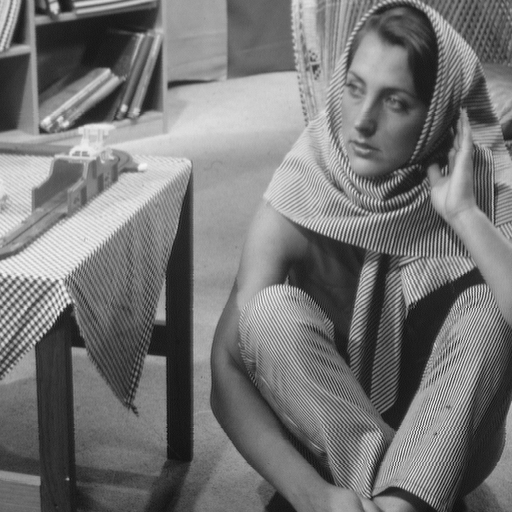
#> input picture IBM_AI_Engineering/Image_With_Python/WK02/src/barbara.png, 512 x 512 px, given in place of lenna.png, which was not available
$ python Images_with_PIL.py
#> lines starting #> are read from the running program, lines starting #| are printed output that depends on the picture; pictures that were not available may be replaced by others from this repository, and a replacement may not be noted
# %%
# download the image and set the name
# wget 'https://cf-courses-data.s3.us.cloud-object-storage.appdomain.cloud/IBMDeveloperSkillsNetwork-CV0101EN-SkillsNetwork/images%20/images_part_1/lenna.png' -O lenna.png
# wget 'https://cf-courses-data.s3.us.cloud-object-storage.appdomain.cloud/IBMDeveloperSkillsNetwork-CV0101EN-SkillsNetwork/images%20/images_part_1/baboon.png' -O baboon.png
# wget 'https://cf-courses-data.s3.us.cloud-object-storage.appdomain.cloud/IBMDeveloperSkillsNetwork-CV0101EN-SkillsNetwork/images%20/images_part_1/barbara.png' -O barbara.png


import os

import PIL.Image as Image
# %%
import matplotlib.pyplot as plt
import numpy as np
from PIL import ImageOps

# %%
# set the src , dst dir path
src_dir = os.path.join(os.getcwd(), 'src')
dst_dir = os.path.join(os.getcwd(), 'dst')

# %%
# show the original image
img_lenna = Image.open(os.path.join(src_dir, 'lenna.png'))
#> img_lenna is the input picture: PIL image 512x512 L; min 12, max 246, mean 117.4
type(img_lenna)
img_lenna.show()
# %%
# set the image size and shown by plt
plt.figure(figsize=(10, 10))
plt.imshow(img_lenna)
plt.show()

# %%
print(img_lenna.size)
#| (512, 512)
print(img_lenna.mode)
#| L
img_lenna_ld = img_lenna.load()

# %%

x = 0
y = 1
img_lenna_ld[y, x]

img_lenna.save(os.path.join(dst_dir, 'lenna_PIL.jpg'))

# %%
# grayscale the image with PIL
img_lenna_gray = ImageOps.grayscale(img_lenna)
img_lenna_gray.show()
img_lenna_gray.mode

# %%
img_lenna_gray.quantize(256 // 2)
img_lenna_gray.show()


# %%

def get_concat_h(im01, im02):
    # https://note.nkmk.me/en/python-pillow-concat-images/
    dst_img = Image.new("RGB", (im01.width + im02.width, im01.height))
    dst_img.paste(im01, (0, 0))
    dst_img.paste(im02, (im02.width, 0))
    return dst_img


# %%
for n in range(3, 8):
    plt.figure(figsize=(10, 10))
    plt.imshow(get_concat_h(img_lenna_gray, img_lenna_gray.quantize(256 // 2 ** n)))
    plt.title("256 Quantization Levels  left vs {}  Quantization Levels right".format(256 // 2 ** n))
    plt.show()

# %%
# call the src baboon image properties

img_baboon = Image.open(os.path.join(src_dir, 'baboon.png'))
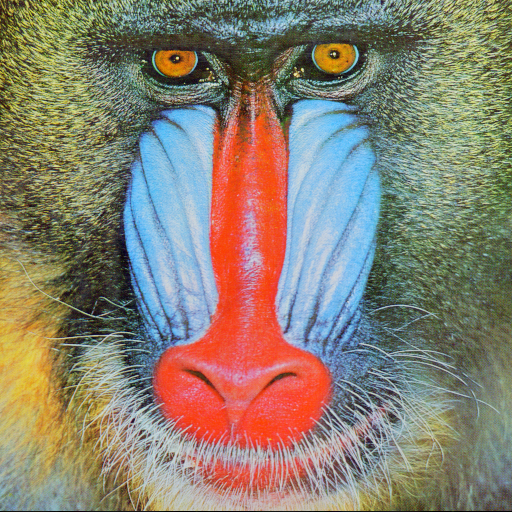
#> input picture IBM_AI_Engineering/Image_With_Python/WK02/src/baboon.png, 512 x 512 px
#> img_baboon is the input picture: PIL image 512x512 RGB; mean R, G, B 137.4, 128.9, 113.1
img_baboon

# %%
red, green, blue = img_baboon.split()
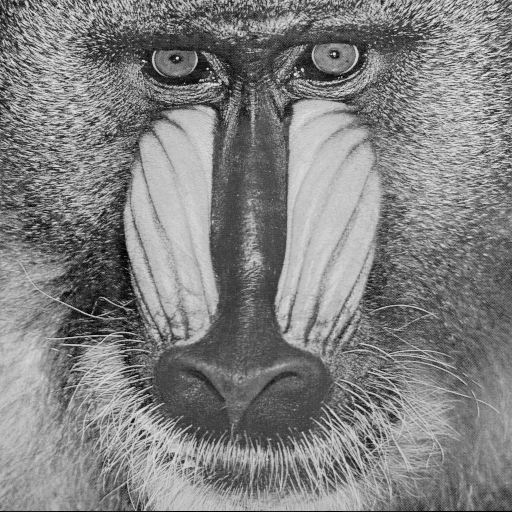
#> green: PIL image 512x512 L; min 0, max 236, mean 128.9
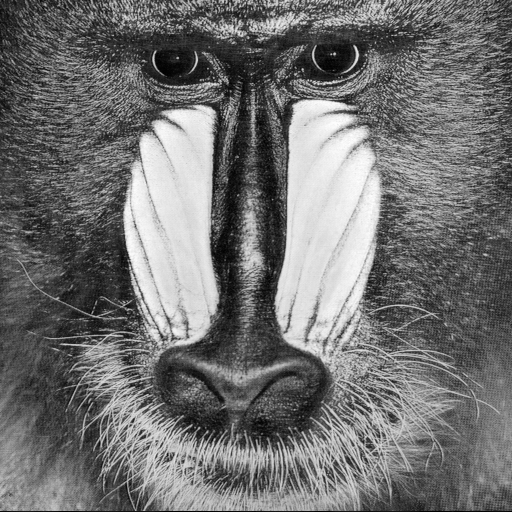
#> blue: PIL image 512x512 L; min 0, max 255, mean 113.1
get_concat_h(img_baboon, red)
get_concat_h(img_baboon, green)
get_concat_h(img_baboon, blue)
#> in get_concat_h (call 8), `dst_img.paste(im02, (im02.width, 0))`:
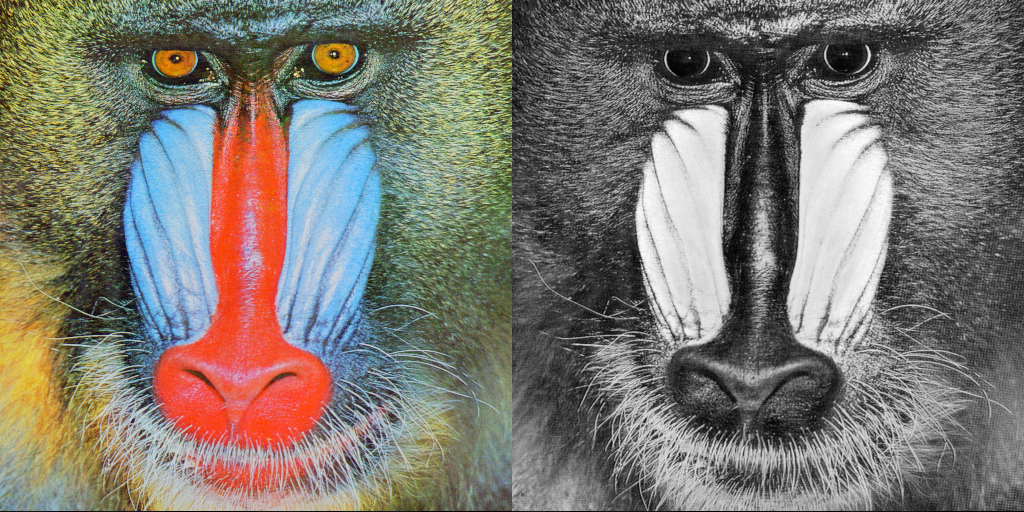
#> dst_img: PIL image 1024x512 RGB; mean R, G, B 125.3, 121, 113.1

# %%
array = np.array(img_baboon)
print(type(array))
#| <class 'numpy.ndarray'>
print(array)
#> (printed output is left out)

array[0, 0]
array.min()
array.max()

# %%

plt.figure(figsize=(10, 10))
plt.imshow(array)
plt.show()

# %%
columns = 256

plt.figure(figsize=(10, 10))
plt.imshow(array[:, 0:columns, :])
plt.show()
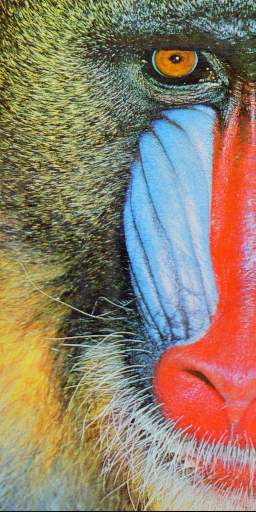
#> shown: shape (512, 256, 3); mean R, G, B 143.3, 126.4, 105.9

# %%
A = array.copy()
plt.imshow(A)
plt.show()
# %%
B = A
A[:, :, :] = 0
#> A: shape (512, 512, 3); every value is 0
plt.imshow(B)
plt.show()

# %%
baboon_array = np.array(img_baboon)
plt.figure(figsize=(10, 10))
plt.imshow(baboon_array)
plt.show()

# %%
baboon_array = np.array(img_baboon)
plt.figure(figsize=(10, 10))
plt.imshow(baboon_array[:, :, :], cmap='gray')
# plt.imshow(baboon_array[:,:,0], cmap='gray')
plt.show()

# %%
baboon_red = baboon_array.copy()
baboon_red[:, :, 0] = 0
baboon_red[:, :, 2] = 0
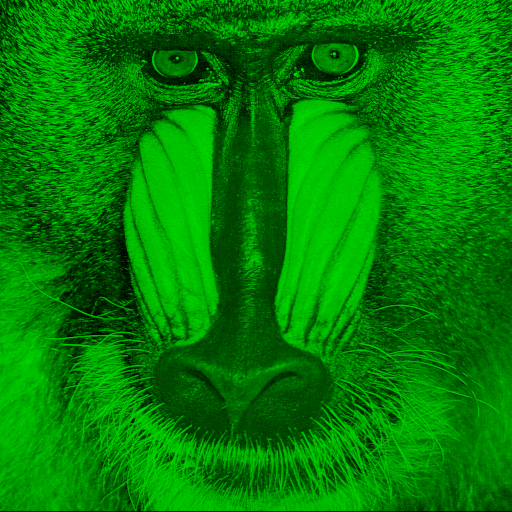
#> baboon_red: shape (512, 512, 3); mean R, G, B 0, 128.9, 0
plt.figure(figsize=(10, 10))
plt.imshow(baboon_red)
plt.show()

# %%
baboon_blue = baboon_array.copy()
baboon_blue[:, :, 0] = 0
baboon_blue[:, :, 1] = 0
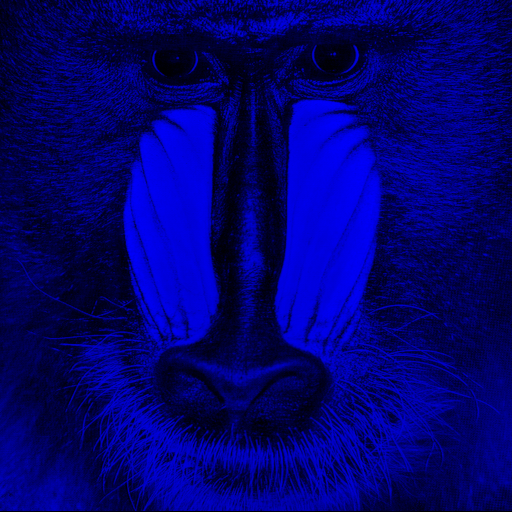
#> baboon_blue: shape (512, 512, 3); mean R, G, B 0, 0, 113.1
plt.figure(figsize=(10, 10))
plt.imshow(baboon_red)
plt.show()
